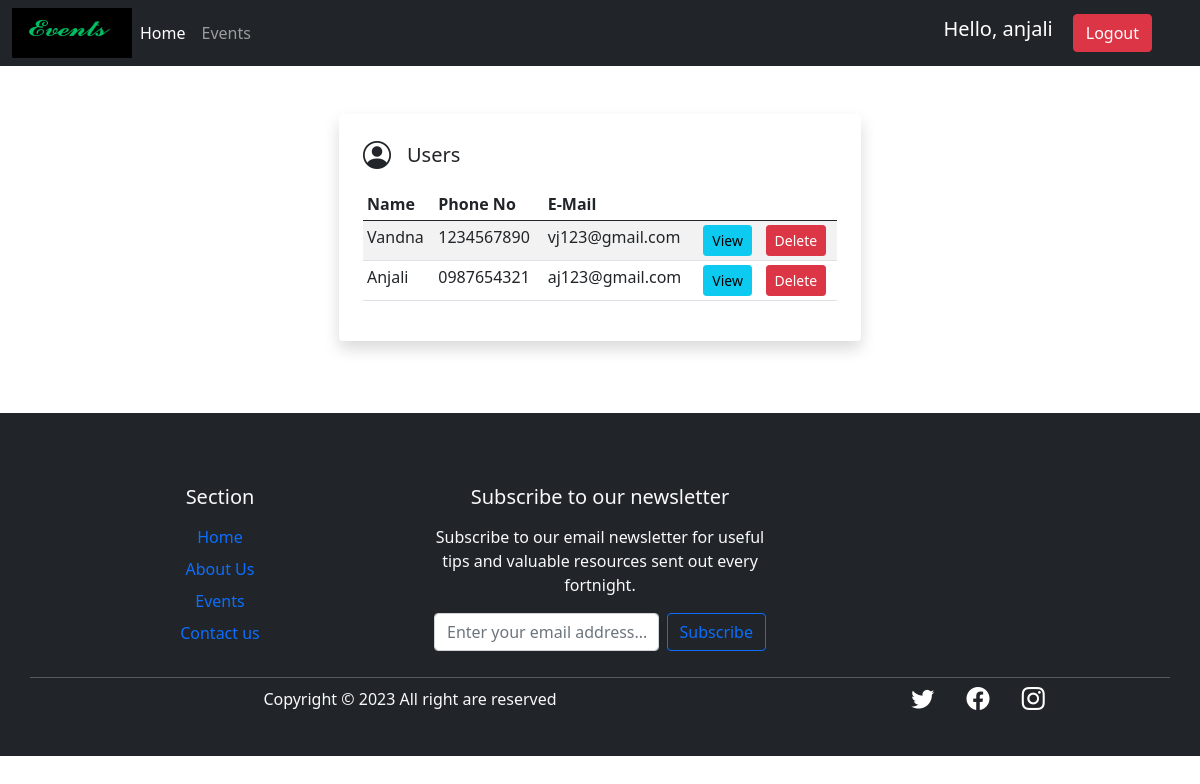
Screenshot of /student_info (signed in) with the database file from the repository.
### Home_App/models.py (models this page shows, shortened)
class Student(models.Model):
    user=models.OneToOneField(User, null=True, blank=True, on_delete=models.CASCADE)
    name=models.CharField(null=True, max_length=200)
    phone=models.CharField(null=True, max_length=200)
    email=models.CharField(null=True, max_length=200)
    profile_pic=models.ImageField(default='static/images/profile_pic.profile_pic.jpg',upload_to='static/images',blank=True,null=True)
    date_created=models.DateField(null=True, auto_now_add=True)

### Home_App/decorators.py (the view)
        def wrapper_func(request,*args, **kwargs):
           group=None
           if request.user.groups.exists():
              group=request.user.groups.all()[0].name
           if group in allowed_roles:
              return view_func(request,*args, **kwargs)
           else:
            return HttpResponse('You are not authorized to view this page.')

### Home_App/views.py (called while the page is built)
@login_required(login_url='Login')
@allowed_users(allowed_roles=['admin'])
def Students_info(request):
    students=Student.objects.all()
    context={'students':students}
    return render(request,'Dashboard/Students.html',context)

### Template/Dashboard/Students.html
{% extends 'Dashboard/navbar.html' %}
{% block body %}
<div class="container h-100 mt-5">
    <div class="row h-100 justify-content-center align-items-center">
        <div class=" col-10 col-md-8 col-lg-6 mb-5 px-4">
            <div class="bg-white rounded shadow p-4">
                <h5 class="d-flex align-items-center">
                    <i class="bi bi-person-circle fs-3 me-3"></i> Users
                </h5>
                <div class="mt-3">
                    <div class="table-responsive">
                        <table class="table table-striped table-sm">
                            <thead>
                                <tr>
                                    <th scope="col">Name</th>
                                    <th scope="col">Phone No</th>
                                    <th scope="col">E-Mail</th>
                                    <th scope="col"></th>
                                    <th scope="col"></th>
                                </tr>
                            </thead>
                            <tbody>
                                {% for student in students %}
                                <tr>
                                    <td>{{student.name}}</td>
                                    <td>{{student.phone}}</td>
                                    <td>{{student.email}}</td>
                                    <td><a href="{% url 'student' student.id %}"
                                        class="btn btn-sm btn-info">View</a></td>
                                    <td><a href="{% url 'delete_student' student.id %}"
                                            class="btn btn-sm btn-danger">Delete</a></td>
                                </tr>
                                {% endfor %}
                            </tbody>
                        </table>
                    </div>
                </div>
            </div>
        </div>
    </div>
</div>
{% endblock body %}

### Template/Dashboard/navbar.html (shortened to what this page needs)
<!doctype html>
<html lang="en">
<head>
  <link href="https://cdn.jsdelivr.net/npm/bootstrap@5.0.2/dist/css/bootstrap.min.css" rel="stylesheet"
>
  <link rel="stylesheet" href="https://cdn.jsdelivr.net/npm/bootstrap-icons@1.11.1/font/bootstrap-icons.css">
</head>
<body>
  <nav class="navbar navbar-expand-lg navbar-dark bg-dark sticky-top">
    <div class="container-fluid">
      <img src="/static/images/logo1.png" width="120" height="50" alt="...">
      <div class="collapse navbar-collapse" id="navbarSupportedContent">
        <ul class="navbar-nav me-auto mb-2 mb-lg-0">
          {% if request.user.is_staff %}
          <li class="nav-item">
            <a class="nav-link active" aria-current="page" href="/home">Home</a>
          </li>
          <li class="nav-item">
            <a class="nav-link" href="/event">Events</a>
          </li>
          {% endif %}
        </ul>
        <div class="d-flex">
          {% if request.user.isnot_authenticated %}
          <a href="/loginpage" type="submit" class="btn btn-primary shadow-none me-lg-3 me-3">Login</a>
          <a href="/register" type="submit" class="btn btn-primary shadow-none me-lg-3 me-3" >Register</a>
          {% else %}
          <span class="hello-msg">Hello, {{request.user}} </span>
          <span class="hello-msg"><a href="/logout" type="submit" class="btn btn-danger shadow-none me-lg-3 me-3">Logout</a></span>
          {% endif %}
        </div>
      </div>
    </div>
  </nav>
  {% block body %}{% endblock body %}
  {% block footer %}
  <footer class="bg-dark text-light text-center mt-4 pt-5 pb-4">
    <div class="container text-center text-md-left ">
      <div class="row text-center text-md-left">
        <div class="col-lg-4 p-4">
          <h5 class="mb-3"> Section</h5>
          <a href="#" class="d-inline-block mb-2 text-decoration-none">Home</a><br>
          <a href="#" class="d-inline-block mb-2 text-decoration-none">About Us</a><br>
          <a href="#" class="d-inline-block mb-2 text-decoration-none">Events</a><br>
          <a href="#" class="d-inline-block mb-2 text-decoration-none">Contact us</a><br>
        </div>
        <div class="col-lg-4 p-4">
          <h5 class="mb-3">Subscribe to our newsletter</h5>
          <p>Subscribe to our email newsletter for useful tips and valuable resources sent out every fortnight.</p>
          <form class="d-flex">
            <input class="form-control me-2" type="text" placeholder="Enter your email address..." aria-label="Search">
            <button class="btn btn-outline-primary" type="submit">Subscribe</button>
          </form>
        </div>
        <hr class="mb-1 ">
        <div>
          <div class="row align-items-center">
            <div class="col-md-7 col-lg-8">
              <p>Copyright © 2023 All right are reserved
              </p>
            </div>
            <div class="col-md-5 col-lg-4">
              <div class="text-center text-md-right">
                <ul class=" list-unstyled list-inline">
                  <li class="list-inline-item">
                    <a href="#" class="btn-floating btn-sm text-white" style="font-size: 23px;"><i
                        class="bi bi-twitter me-1"></i></a>
                  </li>
                  <li class="list-inline-item">
                    <a href="#" class="btn-floating btn-sm text-white" style="font-size: 23px;"><i
                        class="bi bi-facebook me-1"></i></a>
                  </li>
                  <li class="list-inline-item">
                    <a href="#" class="btn-floating btn-sm text-white" style="font-size: 23px;"><i
                        class="bi bi-instagram me-1"></i></a>
                  </li>
                </ul>
              </div>
            </div>
          </div>
        </div>
      </div>
    </div>
  </footer>
  {% endblock footer %}
</body>
</html>

### Template/Dashboard/navbar.html (style rules this page uses)
.hello-msg { font-size: 20px; color: #fff; margin-right: 20px; }

### rows the page displays
Student: name "Vandna", phone "1234567890", email "vj123@gmail.com"
Student: name "Anjali", phone "0987654321", email "aj123@gmail.com"

### other values shown
{{ request.user }} "anjali"
